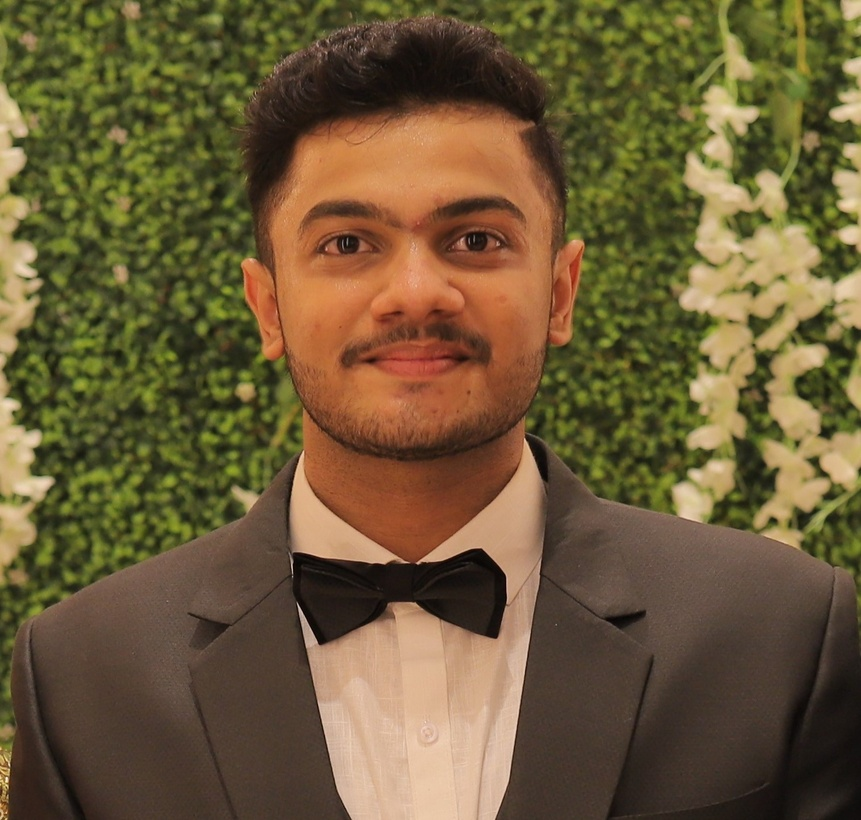
#> input picture Jeevan.jpg, 861 x 820 px, shrunk from 1516 x 1444 before the run
$ python face_detection_from_photo.py
#> lines starting #> are read from the running program, lines starting #| are printed output that depends on the picture; after the words box and inside, x2 and y2 are one past the last pixel; in counts of white or black regions, pixels touching at a corner belong together
import cv2
faceCascade = cv2.CascadeClassifier("haarcascade_frontalface_default.xml")
image = cv2.imread('Jeevan.jpg')
#> image is the input picture: shape (820, 861, 3); mean B, G, R 56.2, 90.2, 108.2
gray = cv2.cvtColor(image, cv2.COLOR_BGR2GRAY)
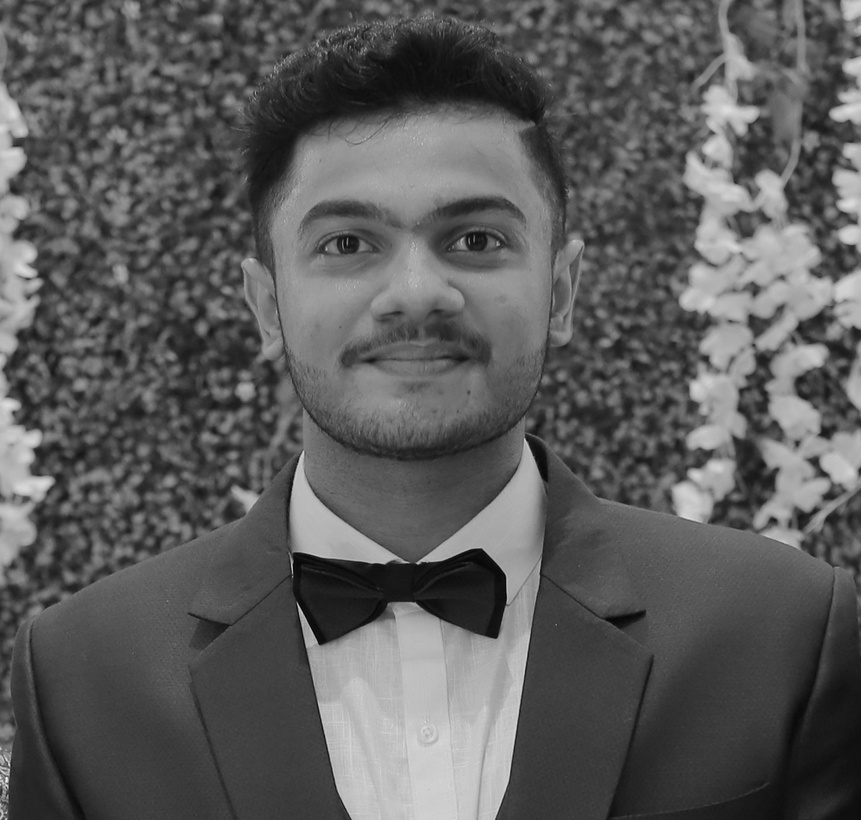
#> gray: shape (820, 861); min 3, max 244, mean 91.7

# Detect faces in the image
faces = faceCascade.detectMultiScale(
    gray,
    scaleFactor=1.1,
    minNeighbors=5,
    minSize=(30, 30)
)
#> faces = [[236, 102, 352, 352]]

print("Found {0} faces!".format(len(faces)))
#| Found 1 faces!

# Draw a rectangle around the faces
for (x, y, w, h) in faces:
    cv2.rectangle(image, (x, y), (x+w, y+h), (0, 255, 0), 2)
#> this loop made 1 pass
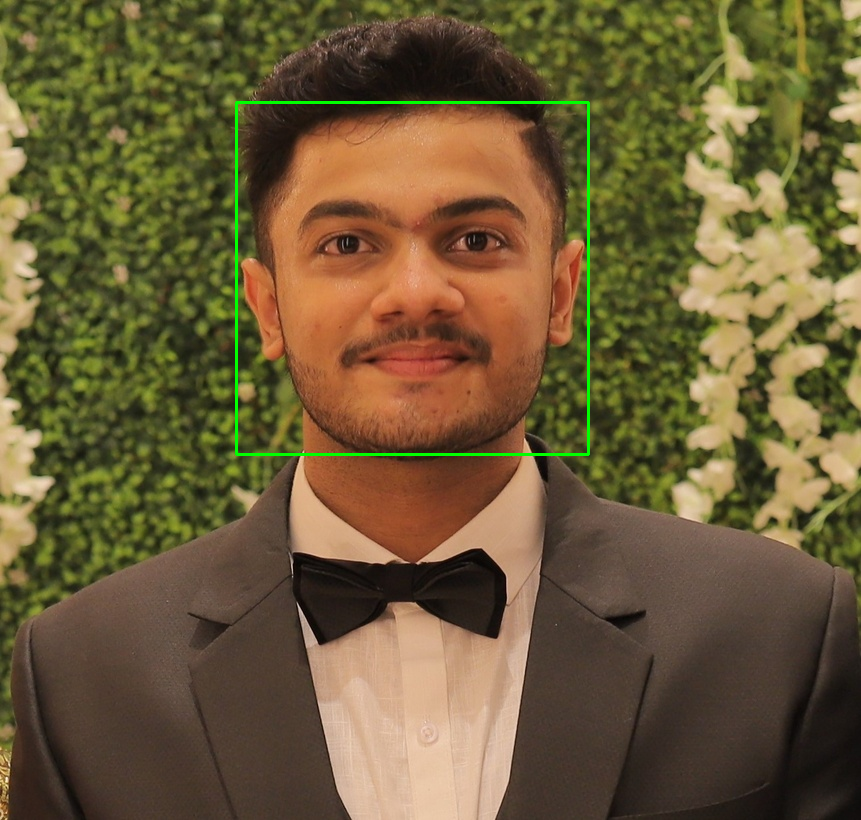
#> image: shape (820, 861, 3); 0.6% of pixels changed, all inside (x1, y1, x2, y2) = (235, 101, 590, 456)

cv2.imshow("Faces found", image)
cv2.waitKey(0)
